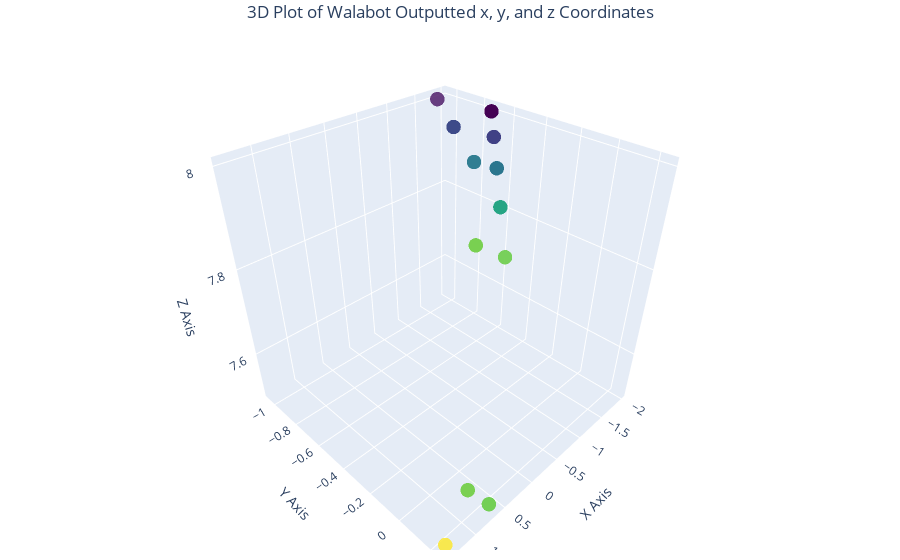

Notebook code cell kept with this figure:
### Code cell
import matplotlib.pyplot as plt
import plotly.graph_objects as go
import numpy as np
import os

# Read text from txt file to create individual x, y, and z np.arrays of their corresponding Walabot outputted values
def read_data(filename):
    x, y, z = np.array([]), np.array([]), np.array([])

    with open(filename, 'r') as f:
        for line in f:
            if line.startswith("  x:"):  # Ensuring we parse valid coordinate lines
                parts = line.replace("cm", "").split(",")  # Remove 'cm' and split
                x_val = float(parts[0].split(":")[1].strip())
                y_val = float(parts[1].split(":")[1].strip())
                z_val = float(parts[2].split(":")[1].strip())

                # Append values properly
                x = np.append(x, x_val)
                y = np.append(y, y_val)
                z = np.append(z, z_val)

    print(f"Total coordinates read: {len(x)}")
    return x, y, z

# Plot output using plotly.graph_objects, is 3D
def plot_data_plotly(x, y, z):
    fig = go.Figure(data=[go.Scatter3d(
        x=x, y=y, z=z,
        mode='markers',
        marker=dict(
            size=5,
            color=x,                # set color to an array/list of desired values
            colorscale='Viridis',   # choose a colorscale
            opacity=0.8
        )
    )])

    fig.update_layout(scene = dict(
                        xaxis_title='X Axis',
                        yaxis_title='Y Axis',
                        zaxis_title='Z Axis'),
                      margin=dict(r=20, b=10, l=10, t=35),
                      title='3D Plot of Walabot Outputted x, y, and z Coordinates',
                      title_x=0.5)
    fig.show()

# Plot output using matplotlib, is 2D
def plot_data_matplotlib(x, y):
    plt.figure(figsize=(10, 6))
    plt.scatter(x, y, c='blue', marker='o')
    plt.title('2D Scatter Plot of Walabot Outputted x and y Coordinates')
    plt.xlabel('X Axis')
    plt.ylabel('Y Axis')
    plt.grid(True)
    plt.show()

file_path = "walabotOut_txt/walabotOut_20250208_221137.txt"

# Ensure the file exists before reading
if os.path.exists(file_path):
    x, y, z = read_data(file_path)
    print("np array 'x' length:", len(x))
    print("np array 'y' length:", len(y))
    print("np array 'z' length:", len(z))
    plot_data_matplotlib(x, y)
    plot_data_plotly(x, y, z)
else:
    print(f"Error: File '{file_path}' not found.")

### Figure 1 — Plotly figure (JSON) as saved in the notebook; plotly's stock layout.template omitted (floating-point values rounded to 4 significant figures)
{"data": [{"marker": {"color": [-1.973, -1.316, -1.316, -1.819, -1.973, -1.973, -1.316, -0.6578, -0.6062, -0.6062, -1.212, -1.316, -1.973, -1.973, -1.212, -1.212, -1.212, -0.6578, -0.6578, -0.6578, 0, 0, 0, 0, 0, 0.6578, 0.6578, 0.6894, 0.6894, 0.6894, 0.6894, 0.6894, 0.6894, 0.6894, 0.6578, 0.6578, 0.6578, 0.6578, 0.6578, 0.6578, 0.6578, 1.379], "colorscale": [[0, "#440154"], [0.1111, "#482878"], [0.2222, "#3e4989"], [0.3333, "#31688e"], [0.4444, "#26828e"], [0.5556, "#1f9e89"], [0.6667, "#35b779"], [0.7778, "#6ece58"], [0.8889, "#b5de2b"], [1, "#fde725"]], "opacity": 0.8, "size": 5}, "mode": "markers", "type": "scatter3d", "x": [-1.973, -1.316, -1.316, -1.819, -1.973, -1.973, -1.316, -0.6578, -0.6062, -0.6062, -1.212, -1.316, -1.973, -1.973, -1.212, -1.212, -1.212, -0.6578, -0.6578, -0.6578, 0, 0, 0, 0, 0, 0.6578, 0.6578, 0.6894, 0.6894, 0.6894, 0.6894, 0.6894, 0.6894, 0.6894, 0.6578, 0.6578, 0.6578, 0.6578, 0.6578, 0.6578, 0.6578, 1.379], "y": [-0.7182, -0.4788, -0.4788, -1.05, -0.7182, -0.7182, -0.4788, -0.2394, -0.35, -0.35, -0.7, -0.4788, -0.7182, -0.7182, -0.7, -0.7, -0.7, -0.2394, -0.2394, -0.2394, 0, 0, 0, 0, 0, 0.2394, 0.2394, 0.1216, 0.1216, 0.1216, 0.1216, 0.1216, 0.1216, 0.1216, 0.2394, 0.2394, 0.2394, 0.2394, 0.2394, 0.2394, 0.2394, 0.2431], "z": [8, 8, 8, 8, 8, 8, 8, 8, 8, 8, 8, 8, 8, 8, 8, 8, 8, 8, 8, 8, 8, 8, 8, 8, 8, 8, 8, 8, 8, 8, 8, 7.5, 7.5, 7.5, 7.5, 7.5, 7.5, 7.5, 7.5, 7.5, 7.5, 7.5]}], "layout": {"margin": {"b": 10, "l": 10, "r": 20, "t": 35}, "scene": {"xaxis": {"title": {"text": "X Axis"}}, "yaxis": {"title": {"text": "Y Axis"}}, "zaxis": {"title": {"text": "Z Axis"}}}, "title": {"text": "3D Plot of Walabot Outputted x, y, and z Coordinates", "x": 0.5}}}
